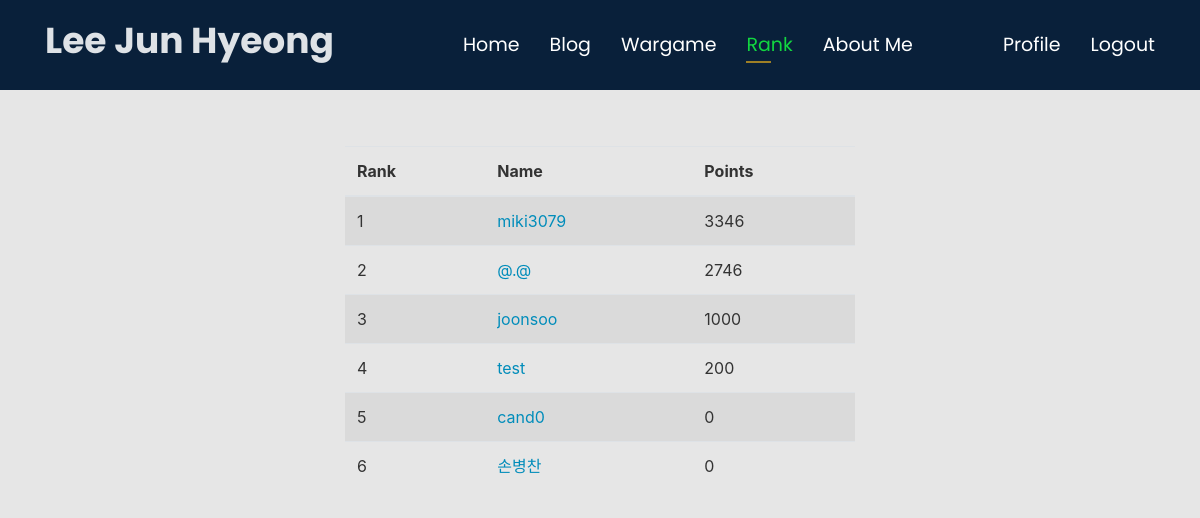
Page /wargame/rank/ (signed in) on the committed database.
### users/models.py (models this page shows, shortened)
class Profile(models.Model):
    user = models.OneToOneField(User, on_delete=models.CASCADE)
    image = models.ImageField(default='default.jpg', upload_to='profile_pics')
    points = models.IntegerField(default=0)

### challenges/views.py (the view)
# urls.py: path('rank/', views.rank, name="rank")
@login_required(login_url="/login/")
def rank(request) :
    current_user = request.user
    profile_list = Profile.objects.order_by("-points") & Profile.objects.filter(~Q(user=1)) & Profile.objects.filter(~Q(user=3))
    my_rank = Profile.objects.filter(user=current_user)
    return render(request, 'rank.html', {'profile_list':profile_list, 'my_rank':my_rank})

### challenges/templates/rank.html
{% extends "blog/base.html" %}
{% block content %}
<div class="container">
		<div id="score">
			<div class="table-responsive">
				<table class="table table-striped">
					<thead>
						<tr>
							<th>Rank</th>
							<th>Name</th>
							<th>Points</th>
						</tr>
					</thead>
					<tbody>
						{% for t in profile_list %}
						<tr>
							<td>
								{{ forloop.counter }}
							</td>
							<td>
								<a href="{{ t.user }}" style="color: #008cba;">{{ t.user }}</a>
							</td>
							<td>
								{{ t.points }}
							</td>
						</tr>
						{% endfor %}
					</tbody>
				</table>
			</div>
		</div>
	</div>
{% endblock %}

### web/static/css/style2.css (style rules this page uses)
body { font-family: "Open Sans", sans-serif; color: #fff; position: relative; background: transparent; }
body::before { content: ""; position: fixed; background: #E6E6E6; background-size: cover; left: 0; right: 0; top: 0; height: 100vh; }
@media (min-width: 1024px) { body::before { background-attachment: fixed; } }
a { color: #12d640; }
section .container { background: rgba(0, 0, 0, 0); padding: 30px; }

### web/static/css/main.css (style rules this page uses)
body { background: #fafafa; color: #333333; margin-top: 5rem; }

### rows in the picture
Profile: user "miki3079", points "3346"
Profile: user "@.@", points "2746"
Profile: user "joonsoo", points "1000"
Profile: user "test", points "200"
Profile: user "cand0", points "0"
Profile: user "손병찬", points "0"
